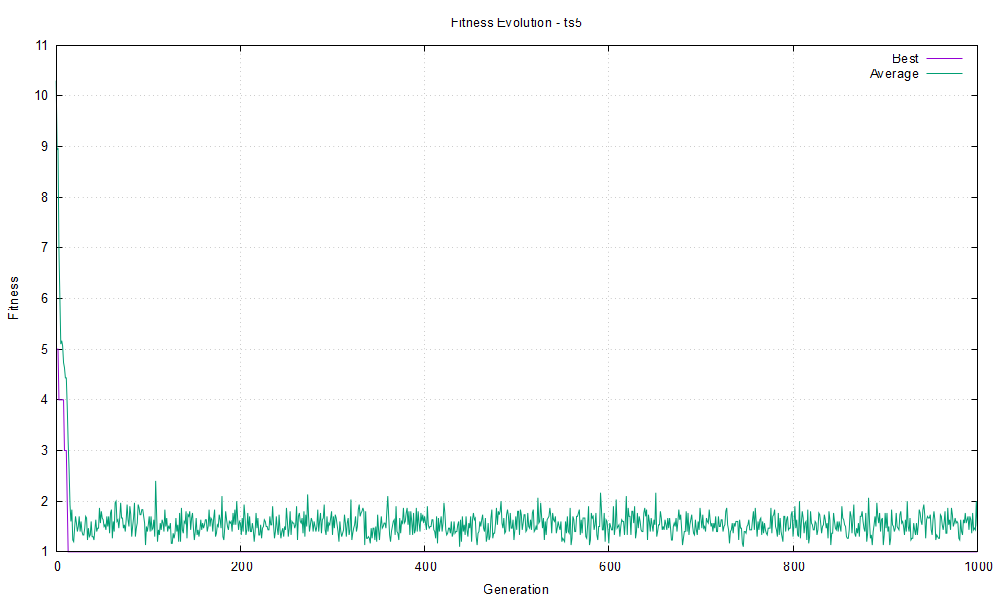

Write the gnuplot code that produced this figure.
set terminal pngcairo size 1000,600 enhanced font 'Arial,10'
set output 'plot_ts5.png'
set title 'Fitness Evolution - ts5'
set xlabel 'Generation'
set ylabel 'Fitness'
set grid
plot 'fitness_ts5.txt' using 1:2 with lines title 'Best', \
     'fitness_ts5.txt' using 1:3 with lines title 'Average'
